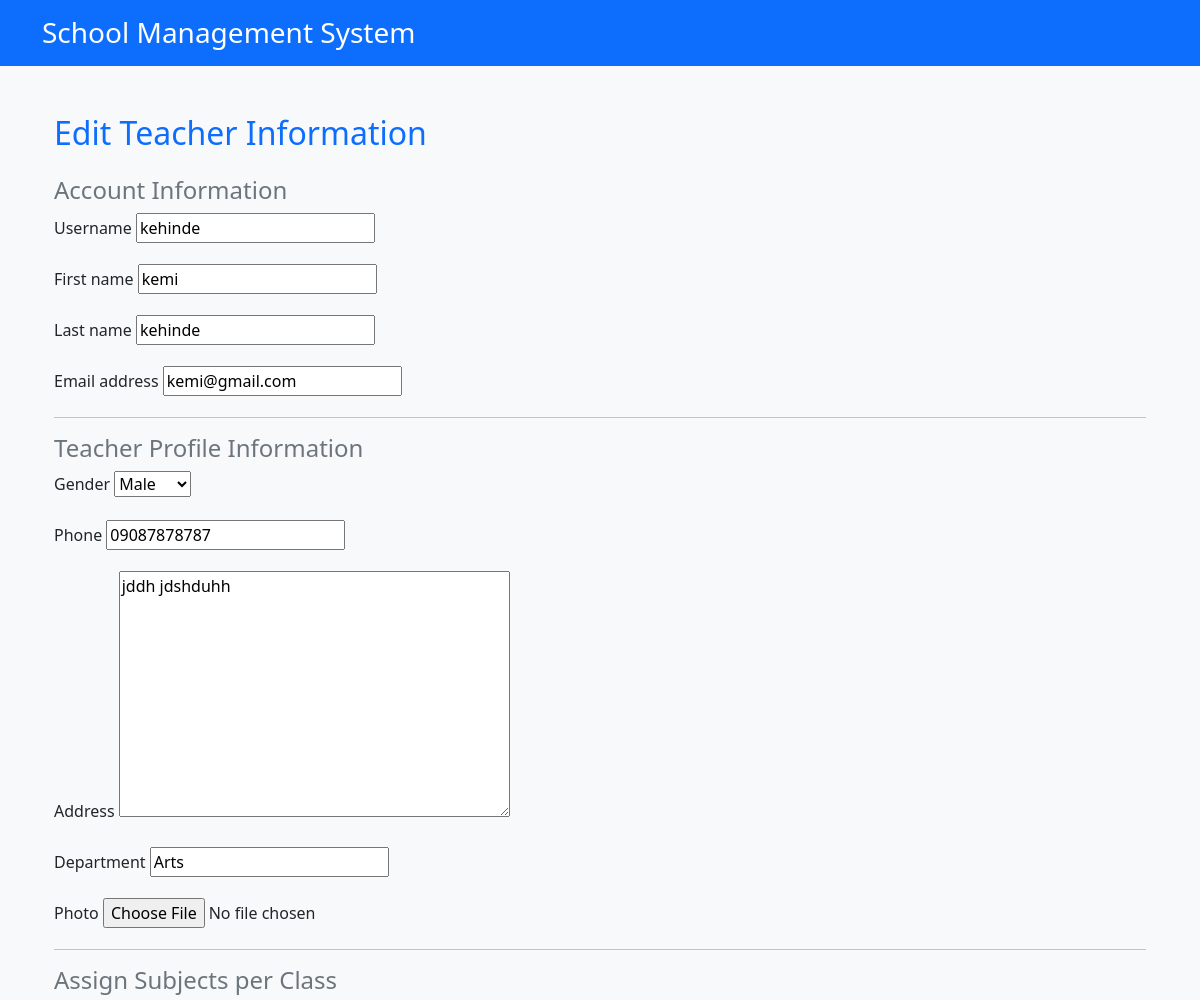
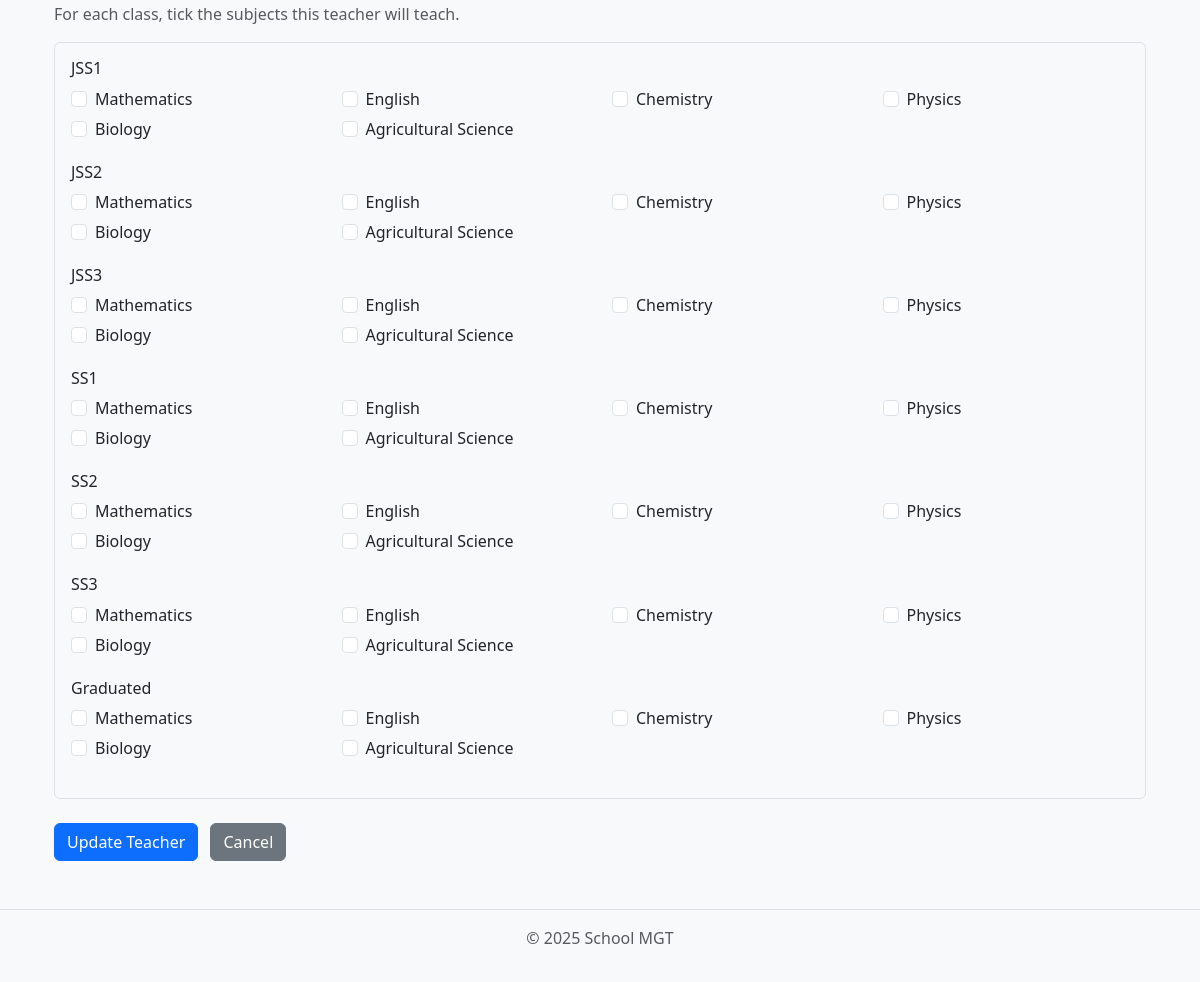
Page /admin-panel/teachers/edit/4/ (signed in) on the committed database (2 pictures, top to bottom).
### core/models.py (models this page shows, shortened)
class User(AbstractUser):
    USER_TYPE_CHOICES = (
        ('admin', 'Admin'),
        ('teacher', 'Teacher'),
        ('student', 'Student'),
        ('librarian', 'Librarian'),
    )
    user_type = models.CharField(max_length=10, choices=USER_TYPE_CHOICES)

class TeacherProfile(models.Model):
    user = models.OneToOneField(User, on_delete=models.CASCADE)
    gender = models.CharField(max_length=10, blank=True, null=True)   # ✅ optional
    phone = models.CharField(max_length=20, blank=True, null=True)    # ✅ optional
    photo = models.ImageField(upload_to='teacher_photos/', blank=True, null=True)
    address = models.TextField(blank=True, null=True)
    department = models.CharField(max_length=100, blank=True, null=True)

class ClassRoom(models.Model):
    name = models.CharField(max_length=50, unique=True)

class Subject(models.Model):
    name = models.CharField(max_length=100)

### core/views.py (the view)
# urls.py: path('admin-panel/teachers/edit/<int:teacher_id>/', views.edit_teacher, name='edit_teacher'),
@login_required
def edit_teacher(request, teacher_id):
    if request.user.user_type != 'admin':
        return HttpResponse("Unauthorized", status=401)
    profile = get_object_or_404(TeacherProfile, id=teacher_id)
    try:
        teacher_user = profile.user
    except User.DoesNotExist:
        messages.error(request, "⚠ This teacher has no linked user account.")
        return redirect('manage_teachers')
    class TeacherUserForm(forms.ModelForm):
        class Meta:
            model = User
            fields = ['username', 'first_name', 'last_name', 'email']
    class TeacherProfileForm(forms.ModelForm):
        GENDER_CHOICES = [('Male', 'Male'), ('Female', 'Female')]
        gender = forms.ChoiceField(choices=GENDER_CHOICES)
        class Meta:
            model = TeacherProfile
            fields = ['gender', 'phone', 'address', 'department', 'photo']
    all_classes = ClassRoom.objects.all()
    all_subjects = Subject.objects.all()
    existing_assignments = ClassAssignment.objects.filter(teacher=profile)
    assigned_keys = {f"{a.classroom_id}_{a.subject_id}" for a in existing_assignments}
    if request.method == 'POST':
        user_form = TeacherUserForm(request.POST, instance=teacher_user)
        profile_form = TeacherProfileForm(request.POST, request.FILES, instance=profile)
        if user_form.is_valid() and profile_form.is_valid():
            user_form.save()
            profile_form.save()
            with transaction.atomic():
                ClassAssignment.objects.filter(teacher=profile).delete()
                for classroom in all_classes:
                    selected_subject_ids = request.POST.getlist(f"subjects_{classroom.id}")
                    for subj_id in selected_subject_ids:
                        try:
                            subject_obj = Subject.objects.get(id=int(subj_id))
                            ClassAssignment.objects.create(
                                teacher=profile,
                                classroom=classroom,
                                subject=subject_obj
                            )
                        except (Subject.DoesNotExist, ValueError):
                            continue
            messages.success(request, 'Teacher updated successfully.')
            return redirect('manage_teachers')
        else:
            messages.error(request, 'Please correct the errors below.')
    else:
        user_form = TeacherUserForm(instance=teacher_user)
        profile_form = TeacherProfileForm(instance=profile)
    context = {
        'user_form': user_form,
        'profile_form': profile_form,
        'all_classes': all_classes,
        'all_subjects': all_subjects,
        'assigned_keys': list(assigned_keys),
        'teacher': profile,
    }
    return render(request, 'admin/edit_teacher.html', context)

### core/views.py
    class TeacherUserForm(forms.ModelForm):
        class Meta:
            model = User
            fields = ['username', 'first_name', 'last_name', 'email']

class TeacherProfileForm(forms.ModelForm):
    class Meta:
        model = TeacherProfile
        fields = ['gender', 'phone', 'address', 'department', 'photo',]

### core/templates/admin/edit_teacher.html (shortened to what this page needs)
{% extends 'base.html' %}
{% block content %}
<div class="container mt-5">
    <h2 class="mb-4 text-primary">Edit Teacher Information</h2>
    <form method="post" enctype="multipart/form-data">
        <h4 class="text-secondary">Account Information</h4>
        {% for field in user_form %}
            <div class="mb-3">
                <label class="form-label">{{ field.label }}</label>
                {{ field }}
            </div>
        {% endfor %}
        <hr>
        <h4 class="text-secondary">Teacher Profile Information</h4>
        {% for field in profile_form %}
            <div class="mb-3">
                <label class="form-label">{{ field.label }}</label>
                {{ field }}
            </div>
        {% endfor %}
        <hr>
        <h4 class="text-secondary">Assign Subjects per Class</h4>
        <p class="text-muted">For each class, tick the subjects this teacher will teach.</p>
        <div class="border rounded p-3 bg-light mb-4">
            {% for classroom in all_classes %}
                <div class="mb-3">
                    <h6 class="mb-2">{{ classroom.name }}</h6>
                    <div class="row">
                        {% for subject in all_subjects %}
                            <div class="col-md-3 col-sm-4 col-6 mb-1">
                                {% with key=classroom.id|add:"_"|add:subject.id %}
                                    <div class="form-check">
                                        <input class="form-check-input"
                                               type="checkbox"
                                               name="subjects_{{ classroom.id }}"
                                               id="c{{ classroom.id }}_s{{ subject.id }}"
                                               value="{{ subject.id }}"
                                               {% if key in assigned_keys %}checked{% endif %}>
                                        <label class="form-check-label" for="c{{ classroom.id }}_s{{ subject.id }}">
                                            {{ subject.name }}
                                        </label>
                                    </div>
                                {% endwith %}
                            </div>
                        {% endfor %}
                    </div>
                </div>
            {% empty %}
                <p class="text-danger">No classes available.</p>
            {% endfor %}
        </div>
        <div class="mt-3">
            <button type="submit" class="btn btn-primary">Update Teacher</button>
            <a href="{% url 'manage_teachers' %}" class="btn btn-secondary ms-2">Cancel</a>
        </div>
    </form>
</div>
{% endblock %}

### core/templates/base.html (style rules this page uses)
body { background-color: #f8f9fa; }

### rows in the picture
User: user_form "kehinde" "kemi" "kehinde" "kemi@gmail.com"
TeacherProfile: profile_form "Male" "09087878787" "jddh jdshduhh" "Arts"
ClassRoom: name "JSS1"
Subject: name "Mathematics"
Subject: name "English"
Subject: name "Chemistry"
Subject: name "Physics"
Subject: name "Biology"
Subject: name "Agricultural Science"
ClassRoom: name "JSS2"
ClassRoom: name "JSS3"
ClassRoom: name "SS1"
ClassRoom: name "SS2"
ClassRoom: name "SS3"
ClassRoom: name "Graduated"

### other values in the picture
{{ field.label }} "Username" "First name" "Last name" "Email address"
{{ field.label }} "Gender" "Phone" "Address" "Department" "Photo"
